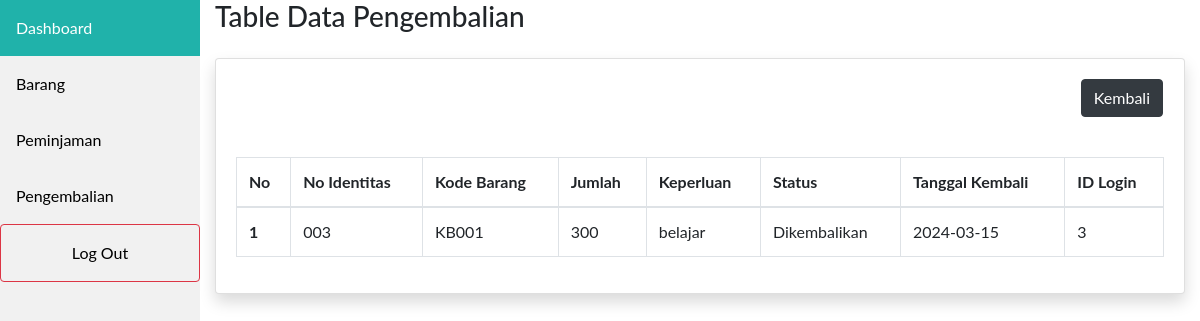
Page /pengembalian2.php (signed in) on the committed database.
### tables this page shows
CREATE TABLE `pengembalian` (
  `id` int(255) NOT NULL,
  `tgl_kembali` date NOT NULL,
  `no_identitas` varchar(255) NOT NULL,
  `kode_barang` varchar(255) NOT NULL,
  `jumlah` int(255) NOT NULL,
  `keperluan` varchar(255) NOT NULL,
  `status` varchar(255) NOT NULL,
  `id_login` int(255) NOT NULL
);

### database.php (called while the page is built, shortened)
<?php
$host = "localhost";
$user = "root";
$pass = "";
$dbname = "sts_ridwan";
$koneksi = mysqli_connect($host, $user, $pass, $dbname) or die("Gagal terhubung dengan database " . mysqli_error($koneksi));
function tampildata1($tablename)
{
    global $koneksi;
    $hasil = mysqli_query($koneksi, "select * from $tablename");
    $rows = [];
    while ($row = mysqli_fetch_assoc($hasil)) {
        $rows[] = $row;
    }
    return $rows;
}
?>

### pengembalian2.php (the view, shortened to what this page needs)
<?php
require_once('database.php');
$data = tampildata1('pengembalian');
$nomor = 0;
?>
<!doctype html>
<html lang="en">
<head>
  <link rel="stylesheet" href="https://cdn.jsdelivr.net/npm/bootstrap@4.6.2/dist/css/bootstrap.min.css"
>
</head>
<body>
  <?php
  if ($_SESSION['status'] <> "login") {
    header("location:login.php?msg=belum_login");
  } else {
    require('navbar2.php');
  }
  ?>
  <div id="content-wrapper" class="d-flex flex-column">
<div id="content">
    <div class="container-fluid">
<h1 class="h3 mb-4 text-gray-800">Table Data Pengembalian</h1>
<div class="card shadow mb-4">
<div class="card-body">
<div class="row justify-content-end pr-3">
<a type="button" class="btn btn-dark" href="peminjaman2.php" name="kembali"
                        value="kembali">Kembali</a>
</div>
</div>
<div class="card-body">
<div class="table-responsive">
<table class="table table-bordered" id="dataTable" width="100%" cellspacing="0">
    <thead>
        <tr>
            <th>No</th>
            <th>No Identitas</th>
            <th>Kode Barang</th>
            <th>Jumlah</th>
            <th>Keperluan</th>
            <th>Status</th>
            <th>Tanggal Kembali</th>
            <th>ID Login</th>
        </tr>
    </thead>
    <tbody>
        <?php foreach($data as $pengembalian) : ?>
        <?php $nomor++; ?>
        <tr>
            <th scope="row"><?php echo "$nomor"; ?></th>
            <td><?php echo "$pengembalian[no_identitas]";?></td>
            <td><?php echo "$pengembalian[kode_barang]";?></td>
            <td><?php echo "$pengembalian[jumlah]";?></td>
            <td><?php echo "$pengembalian[keperluan]";?></td>
            <td><?php echo "$pengembalian[status]";?></td>
            <td><?php echo "$pengembalian[tgl_kembali]";?></td>
            <td><?php echo "$pengembalian[id_login]";?></td>
        </tr>
        <?php endforeach; ?>
    </tbody>
</table>
</div>
</div>
</div>
</div>
</div>
</div>
</body>
</html>

### pengembalian2.php (style rules this page uses)
#content-wrapper { margin-left: 200px; }

### navbar2.php (style rules this page uses)
body { margin: 0; font-family: "Lato", sans-serif; }

### rows in the picture
pengembalian: no_identitas "003", kode_barang "KB001", jumlah "300", keperluan "belajar", status "Dikembalikan", tgl_kembali "2024-03-15", id_login "3"
